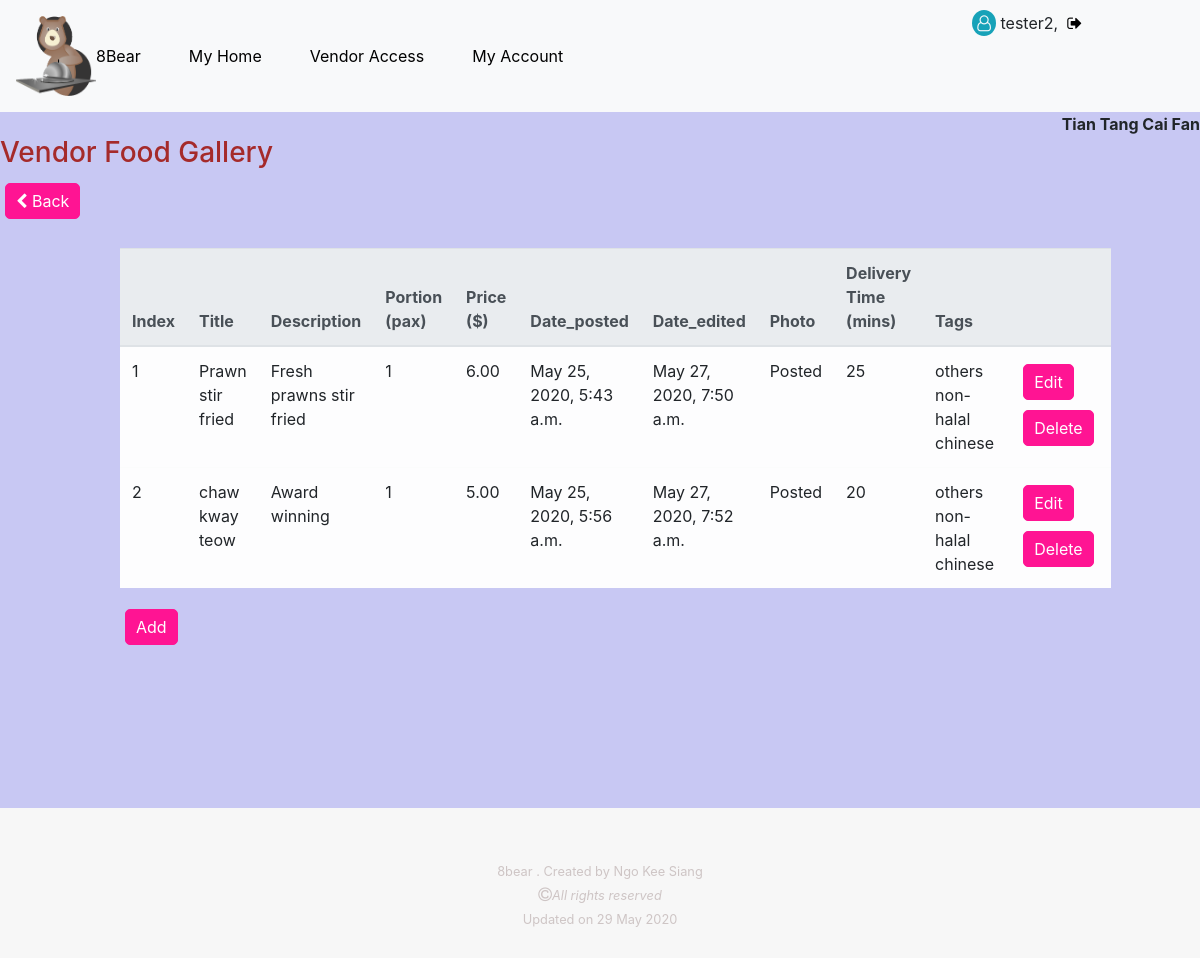
The page /vendor/profiles/2/food_gallery (signed in) on the database its author committed.
### vendor/models.py (models this page shows, shortened)
class Vendor(models.Model):
    category = models.ManyToManyField(Category)
    postal_code = models.PositiveIntegerField( null=False, blank=False)
    name = models.CharField( max_length=100, null=False, blank=False)
    block = models.PositiveSmallIntegerField( null=False, blank=False)
    street = models.CharField(max_length=254, null=False, blank=False)
    contact = models.PositiveIntegerField(validators=[MinValueValidator(10000000), MaxValueValidator(99999999)], null=False, blank=False)
    date_joined = models.DateTimeField(auto_now_add=True)
    user = models.ForeignKey(User, null=True, on_delete=models.SET_NULL)
    user_contact = models.PositiveIntegerField(validators=[MinValueValidator(10000000), MaxValueValidator(99999999)], null=False, blank=False)
    license_number = models.CharField(max_length=10, null=False, blank=False)
    license_check = models.BooleanField(default=False)
    photo_url=models.URLField(max_length=1024, null=True, blank=True)
    vendordeliverytown = models.ManyToManyField(VendorDeliveryTown)
    vendordeliverypostal = models.ManyToManyField(VendorDeliveryPostal)

### food/models.py (models this page shows, shortened)
class Food(models.Model):
    vendor = models.ForeignKey(Vendor, null=False, blank=False, on_delete=models.CASCADE)
    tag = models.ManyToManyField(Tag)
    title = models.CharField(max_length=100, null=False, blank=False)
    description = models.TextField(null=False, blank=False)
    portion = models.PositiveSmallIntegerField( validators=[MinValueValidator(1), MaxValueValidator(99)] , default=1, null=False, blank=False )
    price = models.DecimalField(max_digits=8, decimal_places=2, null=False, blank=False)
    date_posted = models.DateTimeField(auto_now_add=True)
    date_edited = models.DateTimeField(auto_now_add=True)
    delivery_time = models.DecimalField(max_digits=3, decimal_places=0, null=False, blank=False)
    image = ImageField(blank=True, manual_crop="")

class Tag(models.Model):
    title = models.CharField(max_length=100, null=False, blank=False)
    def __str__(self):
        return self.title

### food/views.py (the view)
# urls.py: path('profiles/<vendor_profile_id>/food_gallery', food.views.view_vendor_food_gallery, name='view_vendor_food_gallery_route'),
@login_required
def view_vendor_food_gallery(request, vendor_profile_id):
    vendor_food_gallery = Food.objects.filter(vendor__id=vendor_profile_id)
    vendor_name = Vendor.objects.get(id=vendor_profile_id).name
    return render(request, "food/vendor_food_gallery.html", {
        "foods": vendor_food_gallery,
        "vendor_profile_id": vendor_profile_id,
        "vendor_name" : vendor_name
    })

### food/templates/food/vendor_food_gallery.html (shortened to what this page needs)
{% extends 'base_template.html' %}
{%load static %}
{%block css %}
<link rel="stylesheet" href="{% static 'vendor_pages.css' %}">
{%endblock%}
{%block content%}
<div style="float:right;"><strong> {{vendor_name}} </strong></div>
<br>
<h3> Vendor Food Gallery </h3>
<button class="vendor-buttons"><i class="fa fa-chevron-left" aria-hidden="true"></i><a href="{% url 'view_vendor_profiles_route' %}"> Back </a></button>
<br><br>
<div class="my-table">
<table class="table table-light table-hover table-responsive-lg">
    <thead class="thead-light">
        <th> Index </th>
        <th> Title </th>
        <th> Description </th>
        <th> Portion (pax) </th>
        <th> Price ($) </th>
        <th> Date_posted </th>
        <th> Date_edited </th>
        <th> Photo </th>
        <th> Delivery Time (mins) </th>
        <th> Tags </th>
        <th> &nbsp; </th>
    </thead>
    {%for i in foods %}
    <tr>
        <td> {{forloop.counter}} </td>
        <td> {{i.title}} </td>
        <td> {{i.description}} </td>
        <td> {{i.portion}} </td>
        <td> {{i.price}} </td>
        <td> {{i.date_posted}} </td>
        <td> {{i.date_edited}} </td>
        <td> {% if i.image%} Posted {%else%} None{%endif%} </td>
        <td> {{i.delivery_time}} </td>
        <td> {%for j in i.tag.all%} {{j}} {%endfor%} </td>
        <td> <button class="vendor-buttons"><a href="{%url 'edit_vendor_food_route' vendor_profile_id=vendor_profile_id vendor_food_id=i.id %}" > Edit </a></button>
            <button class="vendor-buttons"><a href="{%url 'delete_vendor_food_route' vendor_profile_id=vendor_profile_id vendor_food_id=i.id %}"> Delete </a></button> </td>
    </tr>
    {%endfor%}
</table>
<button class="vendor-buttons"><a href="{%url 'add_vendor_food_route' vendor_profile_id=vendor_profile_id %}"> Add </a></button>
</div>
{%endblock%}

### templates/base_template.html (shortened to what this page needs)
{% load static %}
<!doctype html>
<html lang="en">
  <head>
    <link rel="stylesheet" href="https://stackpath.bootstrapcdn.com/font-awesome/4.7.0/css/font-awesome.min.css">
    <link rel="stylesheet" href="https://stackpath.bootstrapcdn.com/bootstrap/4.5.0/css/bootstrap.min.css">
    <link rel="stylesheet" href="{% static 'style.css' %}">
    {% block css %} {%endblock%}
  </head>
  <body>
    <header>
        <nav class="navbar navbar-expand-lg navbar-light bg-light py-3">
            <img src="/static/images/8bearlogo.png" alt="8bear brand" width="80px" height="80px">
            <div class="collapse navbar-collapse" id="navbarSupportedContent">
                <ul class="navbar-nav">
            {%if request.user.is_authenticated %}
                <li class="nav-item mr-5 my-3 "> <a href="{% url 'view_home_route' %}" >8Bear</a> </li>
                <li class="nav-item mr-5 my-3 "> <a href="{% url 'index_route' %}">My Home</a> </li>
                <li class="nav-item mr-5 my-3"> <a href="{% url 'view_vendor_profiles_route' %}"> Vendor Access</a> </li>
                <li class="nav-item mr-5 my-3 "> <a href="{% url 'view_account_route' %}" >My Account</a> </li>
            {%else%}
                <li class="nav-item mr-5 my-3"> <a href="{% url 'account_signup' %}">Create Account</a> </li>
            {%endif%}
                </ul>
            </div>
        </nav>
        <div id="show-username">
        {%if request.user.is_authenticated %}
        <i class="fa fa-user-o bg-info text-light" id="show-user-font" aria-hidden="true"></i> {{request.user.username}},&nbsp;
        <span class="nav-item mr-5 my-3"> <a href="{% url 'account_logout' %}" > <i class="fa fa-sign-out" aria-hidden="true"></i> </a> </span>
        {%else%}
            <span class="nav-item mr-5 my-3"> <a href="{% url 'account_login' %}" >Login <i class="fa fa-sign-in" aria-hidden="true"></i></a> </span>
        {%endif%}
        </div>
    </header>
    <main>
    {%block content%} {%endblock%}
    </main>
    <footer>
        <div>
            <section> <small> 8bear . Created by <a href="https://github.com/ksngo" style="color:rgb(206, 197, 197);">Ngo Kee Siang</a> </small> </section>
            <section><i class="fa fa-copyright" aria-hidden="true"></i><em><small>All rights reserved</small></em> </section>
            <section><small> Updated on 29 May 2020</small> </section>
        </div>
    </footer>
  </body>
</html>

### static/style.css (style rules this page uses)
body { background-color:white; }
main { width: 100%; }
a { text-decoration:none !important; color:black; }
#show-username { min-width:80px; position:absolute; top:0; right:5%; padding: 10px; }
#show-user-font { padding:5px; border-radius:50%; }
footer { height:100px; background-color: rgb(247, 247, 247); padding-top:50px; padding-bottom:100px; color: rgb(206, 197, 197); }
footer div { text-align: center; }
.my-table { width:80%; margin:auto; min-height: 70vh; }
.vendor-buttons { border:1px solid deeppink; padding:5px; padding-left:10px; padding-right:10px; border-radius:5px; background-color: deeppink; margin:5px; color:white; }
.vendor-buttons a { color:white; }
h3 { color:brown; }

### rows shown on the page
Vendor: name "Tian Tang Cai Fan"
Food: title "Prawn stir fried", description "Fresh prawns stir fried", portion "1", price "6.00", date_posted "May 25, 2020, 5:43 a.m.", date_edited "May 27, 2020, 7:50 a.m.", shows "Posted", delivery_time "25"
Tag: title "others"
Tag: title "non-halal"
Tag: title "chinese"
Food: title "chaw kway teow", description "Award winning", portion "1", price "5.00", date_posted "May 25, 2020, 5:56 a.m.", date_edited "May 27, 2020, 7:52 a.m.", shows "Posted", delivery_time "20"

### other values the page prints
{{ request.user.username }} "tester2"
